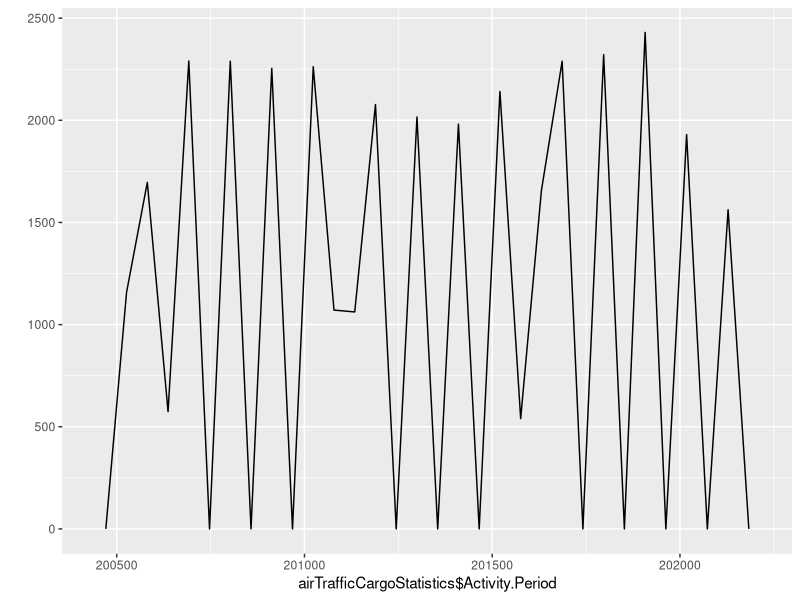
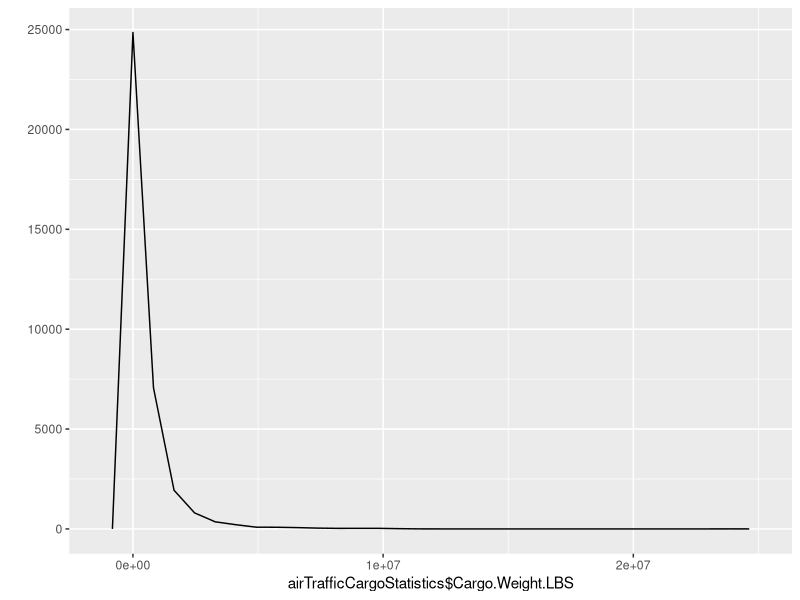
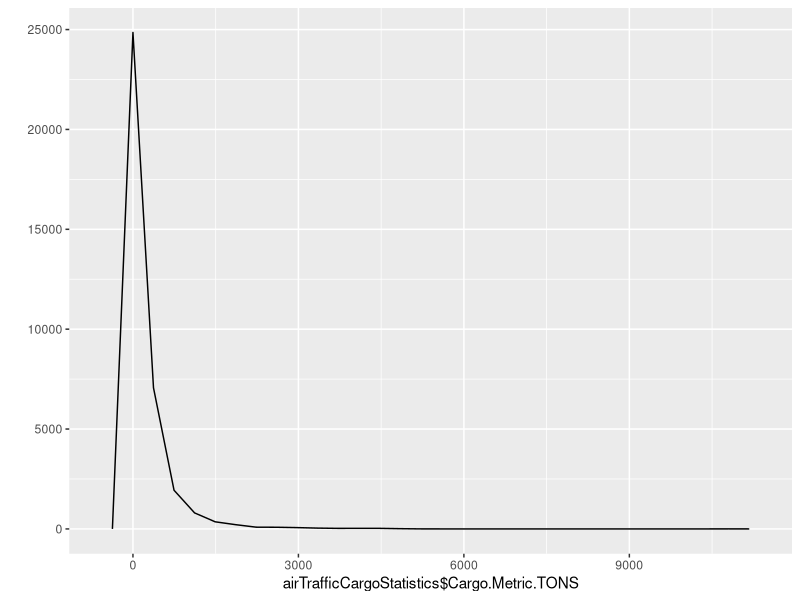

Here is the R script that generated these plots, in order:
library(ggplot2)

airTrafficCargoStatistics <- read.csv('Air_Traffic_Cargo_Statistics.csv')
qplot(airTrafficCargoStatistics$Activity.Period, data=airTrafficCargoStatistics, geom='freqpoly')
qplot(airTrafficCargoStatistics$Cargo.Weight.LBS, data=airTrafficCargoStatistics, geom='freqpoly')
qplot(airTrafficCargoStatistics$Cargo.Metric.TONS, data=airTrafficCargoStatistics, geom='freqpoly')
